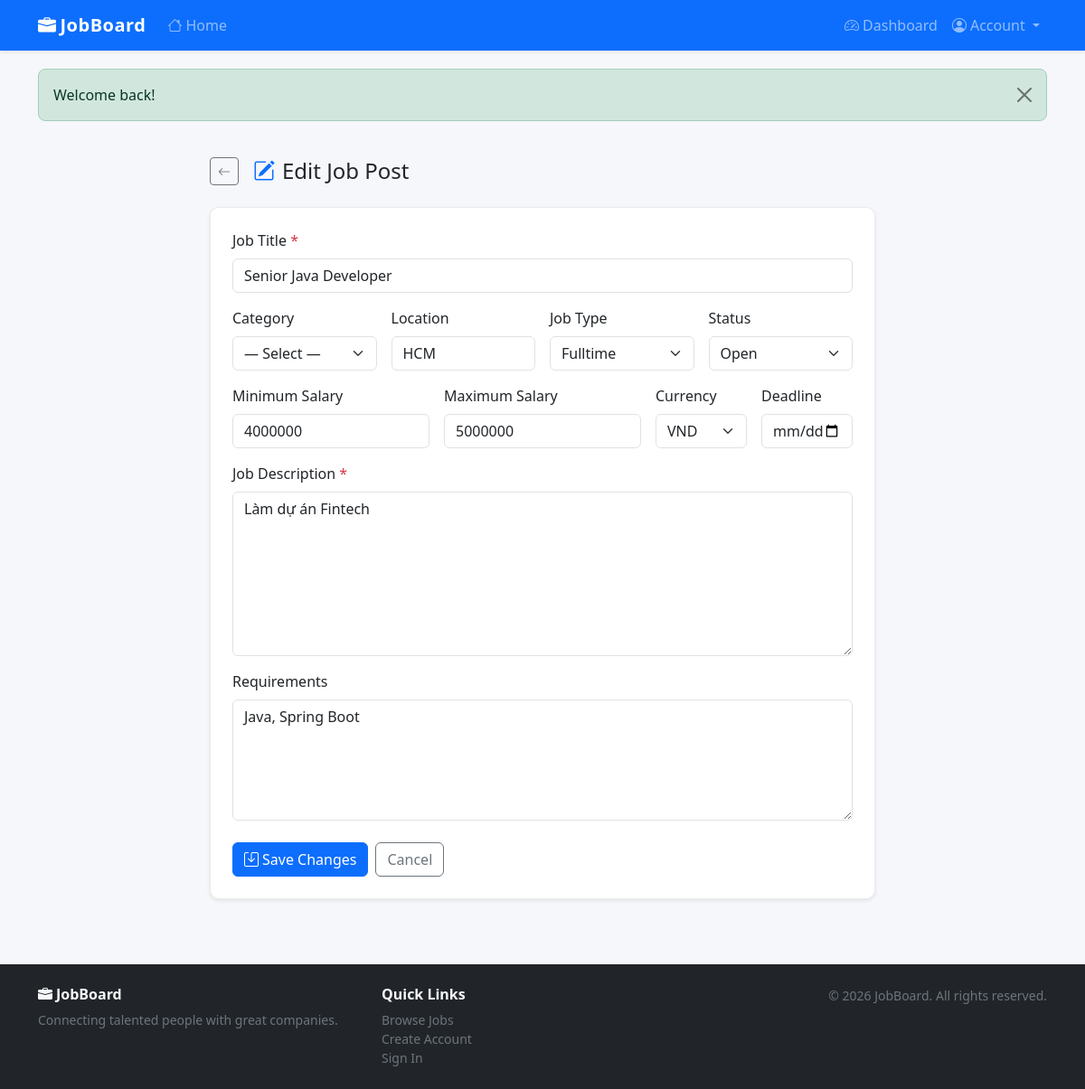
The app's page /employer/edit_post.php?id=1 (signed in) with its own data.
### tables this page shows
CREATE TABLE `job_posts` (
  `id`           int(10) UNSIGNED NOT NULL AUTO_INCREMENT,
  `employer_id`  int(10) UNSIGNED NOT NULL,
  `title`        varchar(200)     NOT NULL,
  `description`  text             NOT NULL,
  `requirements` text             DEFAULT NULL,
  `salary`       varchar(100)     DEFAULT NULL COMMENT 'DEPRECATED — use salary_min/salary_max',
  `salary_min`   bigint(20)       DEFAULT NULL,
  `salary_max`   bigint(20)       DEFAULT NULL,
  `currency`     enum('VND','USD','EUR') NOT NULL DEFAULT 'VND',
  `end_date`     date             DEFAULT NULL COMMENT 'Application deadline',
  `recruit_type` enum('fulltime','parttime','online','offline') NOT NULL DEFAULT 'fulltime',
  `location`     varchar(150)     DEFAULT NULL,
  `category`     varchar(100)     DEFAULT NULL,
  `status`       enum('open','closed') NOT NULL DEFAULT 'open',
  `created_at`   datetime         NOT NULL DEFAULT current_timestamp(),
  PRIMARY KEY (`id`),
  KEY `idx_jp_employer`  (`employer_id`),
  KEY `idx_jp_status`    (`status`),
  KEY `idx_jp_created`   (`created_at`),
  KEY `idx_jp_end_date`  (`end_date`),
  CONSTRAINT `fk_jp_employer` FOREIGN KEY (`employer_id`) REFERENCES `employer_profiles` (`id`) ON DELETE CASCADE
);

### employer/edit_post.php (the view, shortened to what this page needs)
<?php
$user  = getCurrentUser();
$epId  = $user['profile_id'];
$jobId = (int)($_GET['id'] ?? 0);
$recruitTypes  = ['fulltime' => 'Fulltime', 'parttime' => 'Parttime', 'online' => 'Online', 'offline' => 'Offline'];
try {
    $pdo = getDB();
    $stmt = $pdo->prepare('SELECT * FROM job_posts WHERE id = ? AND employer_id = ?');
    $stmt->execute([$jobId, $epId]);
    $post = $stmt->fetch();
} catch (PDOException $e) {
    error_log($e->getMessage());
    setFlash('danger', 'Could not load post.');
    header('Location: /website/employer/manage_posts.php');
    exit;
}
require_once __DIR__ . '/../includes/header.php';
?>
<div class="row justify-content-center">
  <div class="col-lg-8">
    <div class="d-flex align-items-center mb-4 gap-3">
      <a href="/website/employer/manage_posts.php" class="btn btn-outline-secondary btn-sm">
        <i class="bi bi-arrow-left"></i>
      </a>
      <h4 class="mb-0"><i class="bi bi-pencil-square me-2 text-primary"></i>Edit Job Post</h4>
    </div>
    <div class="card shadow-sm">
      <div class="card-body p-4">
        <form method="post" novalidate>
          <div class="mb-3">
            <label for="title" class="form-label">Job Title <span class="text-danger">*</span></label>
            <input type="text" class="form-control" id="title" name="title"
                   value="<?= htmlspecialchars($post['title']) ?>" required>
          </div>
          <div class="row g-3 mb-3">
            <div class="col-md-3">
              <label for="category" class="form-label">Category</label>
              <select class="form-select" id="category" name="category">
                <option value="">— Select —</option>
              </select>
            </div>
            <div class="col-md-3">
              <label for="location" class="form-label">Location</label>
              <input type="text" class="form-control" id="location" name="location"
                     value="<?= htmlspecialchars($post['location']) ?>">
            </div>
            <div class="col-md-3">
              <label for="recruit_type" class="form-label">Job Type</label>
              <select class="form-select" id="recruit_type" name="recruit_type">
                <?php foreach ($recruitTypes as $val => $label): ?>
                  <option value="<?= $val ?>"
                    <?= ($post['recruit_type'] ?? 'fulltime') === $val ? 'selected' : '' ?>>
                    <?= $label ?>
                  </option>
                <?php endforeach; ?>
              </select>
            </div>
            <div class="col-md-3">
              <label for="status" class="form-label">Status</label>
              <select class="form-select" id="status" name="status">
                <option value="open"   <?= $post['status'] === 'open'   ? 'selected' : '' ?>>Open</option>
              </select>
            </div>
          </div>
          <div class="row g-3 mb-3">
            <div class="col-md-4">
              <label for="salary_min" class="form-label">Minimum Salary</label>
              <input type="number" class="form-control" id="salary_min" name="salary_min"
                     min="0" step="1" placeholder="e.g. 10000000"
                     value="<?= htmlspecialchars($post['salary_min'] ?? '') ?>">
            </div>
            <div class="col-md-4">
              <label for="salary_max" class="form-label">Maximum Salary</label>
              <input type="number" class="form-control" id="salary_max" name="salary_max"
                     min="0" step="1" placeholder="e.g. 20000000"
                     value="<?= htmlspecialchars($post['salary_max'] ?? '') ?>">
            </div>
            <div class="col-md-2">
              <label for="currency" class="form-label">Currency</label>
              <select class="form-select" id="currency" name="currency">
                <?php foreach (['VND', 'USD', 'EUR'] as $cur): ?>
                  <option value="<?= $cur ?>"
                    <?= ($post['currency'] ?? 'VND') === $cur ? 'selected' : '' ?>>
                    <?= $cur ?>
                  </option>
                <?php endforeach; ?>
              </select>
            </div>
            <div class="col-md-2">
              <label for="end_date" class="form-label">Deadline</label>
              <input type="date" class="form-control" id="end_date" name="end_date"
                     min="<?= date('Y-m-d') ?>"
                     value="<?= htmlspecialchars($post['end_date'] ?? '') ?>">
            </div>
          </div>
          <div class="mb-3">
            <label for="description" class="form-label">
              Job Description <span class="text-danger">*</span>
            </label>
            <textarea class="form-control" id="description" name="description"
                      rows="7" required><?= htmlspecialchars($post['description']) ?></textarea>
          </div>
          <div class="mb-4">
            <label for="requirements" class="form-label">Requirements</label>
            <textarea class="form-control" id="requirements" name="requirements"
                      rows="5"><?= htmlspecialchars($post['requirements']) ?></textarea>
          </div>
          <div class="d-flex gap-2">
            <button type="submit" class="btn btn-primary">
              <i class="bi bi-save me-1"></i>Save Changes
            </button>
            <a href="/website/employer/manage_posts.php" class="btn btn-outline-secondary">Cancel</a>
          </div>
        </form>
      </div>
    </div>
  </div>
</div>
<?php require_once __DIR__ . '/../includes/footer.php'; ?>

### assets/css/style.css (style rules this page uses)
html { scroll-padding-top: 70px; }
body { font-family: 'Segoe UI', system-ui, -apple-system, sans-serif; background-color: #f5f7fa; color: #212529; padding-top: 60px; display: flex; flex-direction: column; min-height: 100vh; }
.card { border: 1px solid rgba(0, 0, 0, .08); border-radius: .625rem; }

### records on screen
job_posts: title "Senior Java Developer", location "HCM", recruit_type "Fulltime", status "Open", salary_min "4000000", salary_max "5000000", currency "VND", description "Làm dự án Fintech", requirements "Java, Spring Boot"

### other values on screen
$flash['msg'] "Welcome back!"
